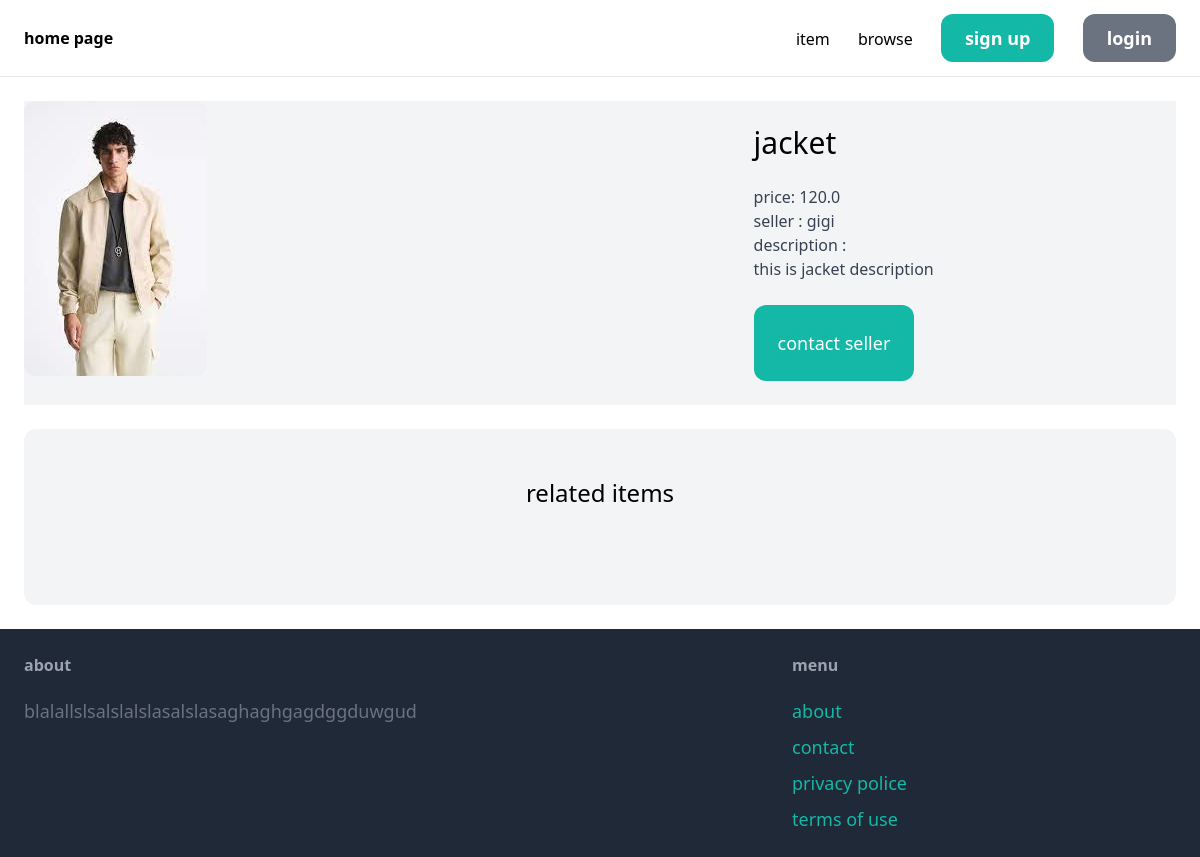
/item/2/, run on the app's committed database.
### item/models.py (models this page shows, shortened)
class Item(models.Model):
    name = models.CharField(max_length=255)
    category = models.ForeignKey(Category, related_name='items', on_delete=models.CASCADE)
    descriotion = models.TextField(blank=True, null=True)
    price = models.FloatField()
    image = models.ImageField(upload_to='item_images', blank=True, null=True)
    is_sold = models.BooleanField(default=False)
    created_by = models.ForeignKey(User, related_name='items', on_delete=models.CASCADE)
    created_at = models.DateField(auto_now_add=True)

### item/views.py (the view)
# urls.py: path('<int:pk>/', views.detail, name='detail'),
def detail(request, pk):
    item = get_object_or_404(Item, pk=pk)
    related_items = Item.objects.filter(category=item.category, is_sold=False).exclude(pk=pk)[0:3]
    return render(request, 'detail.html' , {
        'item' : item ,
        'related_items' :related_items
    })

### templates/detail.html (shortened to what this page needs)
{%  extends 'index.html' %}
{% block content %}
<div class="grid grid-cols-5 gap-6 bg-gray-100">
    <div class="col-span-3 ">
        <img src="{{ item.image.url }}" class="rounded-xl">
    </div>
    <div class="col-span-2 p-6 bg-gray-100 rounded-xl ">
        <h1 class="mb-6 text-3xl">{{ item.name }}</h1>
        <p class="text-gray-700">price: {{ item.price }}</p>
        <p class="text-gray-700">seller : {{ item.created_by.username }}</p>
        {% if item.descriotion %}
        <p class="text-gray-700">description :<br>{{ item.descriotion }}</p>
        {% endif %}
        <a href="#" class="inline-block mt-6 px-6 py-6 text-lg  text-lg bg-teal-500 text-white rounded-xl hover:bg-teal-700">contact seller</a>
    </div>
</div>
<div class="mt-6 px-6 py-12 bg-gray-100 rounded-xl">
    <h2 class="mb-12 text-center text-2xl"> related items </h2>
 </div>
{% endblock %}

### data on the page
Item: image (picture), name "jacket", price "120.0", created_by.username "gigi", descriotion "this is jacket description"
